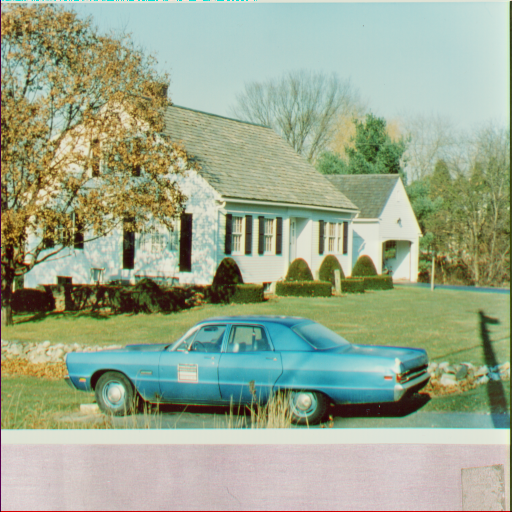
#> input picture data/house.tiff, 512 x 512 px
$ python playground.py
#> lines starting #> are read from the running program, lines starting #| are printed output that depends on the picture
import cv2
import numpy as np


def main():
    image = cv2.imread("../data/house.tiff", 1)
#> image is the input picture: shape (512, 512, 3); mean B, G, R 142.2, 168.2, 155.4

    blue, green, red = cv2.split(image)
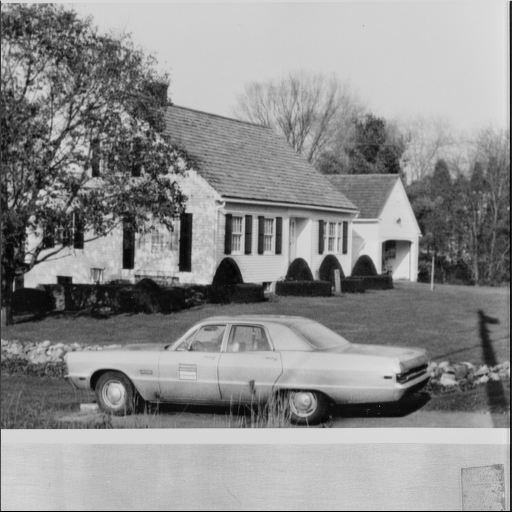
#> blue: shape (512, 512); min 0, max 226, mean 142.2
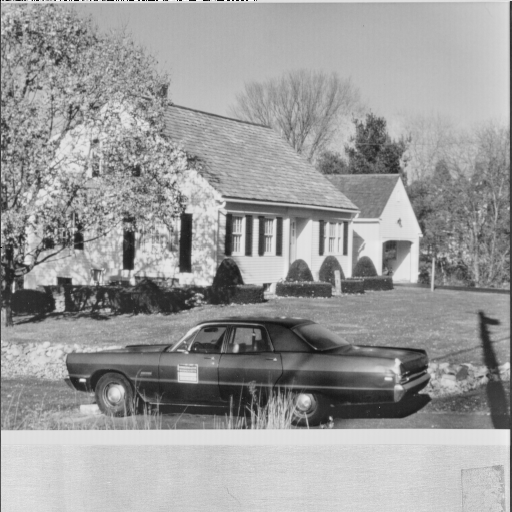
#> red: shape (512, 512); min 0, max 255, mean 155.4
    rows, columns, channels = image.shape
#> rows = 512; columns = 512; channels = 3

    output = np.empty((rows, columns * 3, 3), np.uint8)

    output[:, 0:columns] = cv2.merge([blue, blue, blue])
    output[:, columns:columns * 2] = cv2.merge([green, green, green])
    output[:, columns * 2:columns * 3] = cv2.merge([red, red, red])
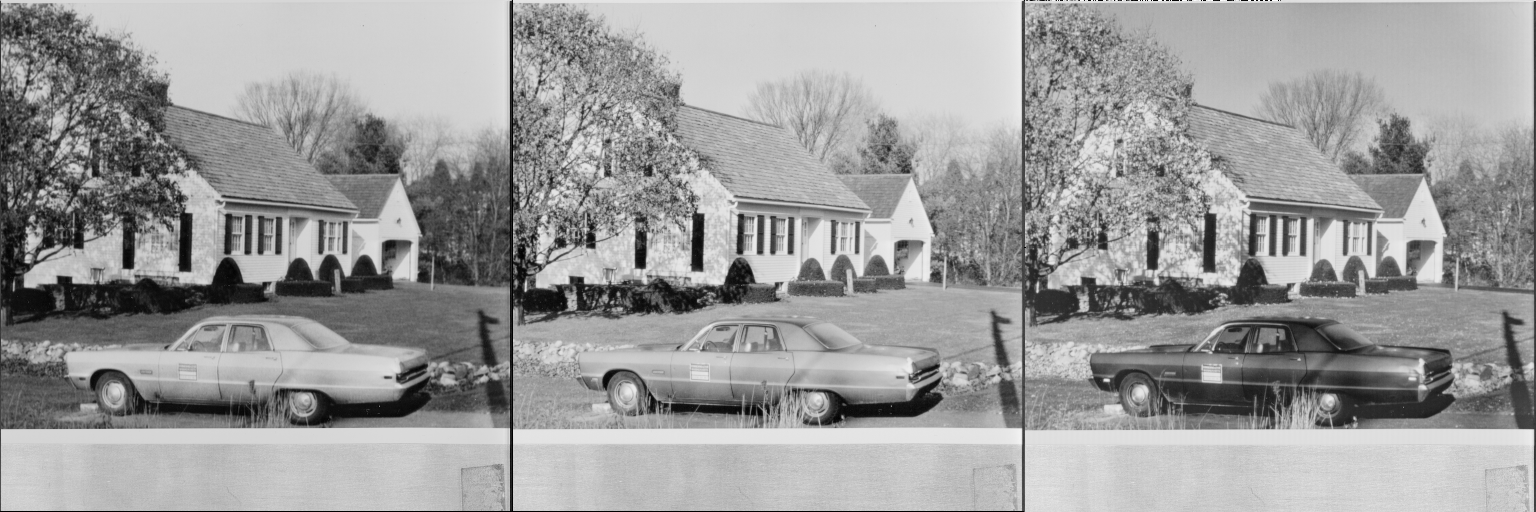
#> output: shape (512, 1536, 3); min 0, max 255, mean 155.3

    hsvimage = cv2.cvtColor(image, cv2.COLOR_BGR2HSV)
#> hsvimage: shape (512, 512, 3); mean H, S, V 54, 74.2, 174.4
    hue, satr, vlue = cv2.split(hsvimage)
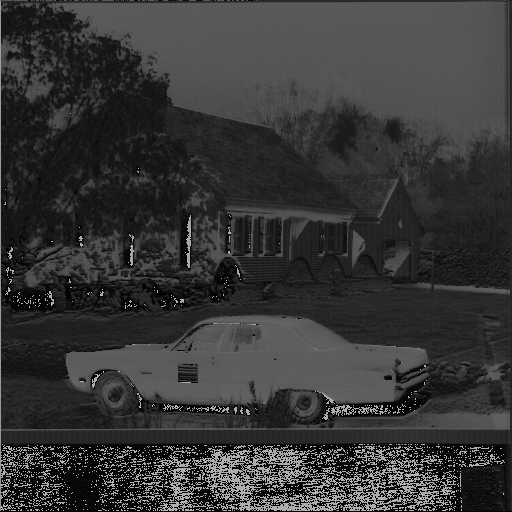
#> hue: shape (512, 512); min 0, max 179, mean 54
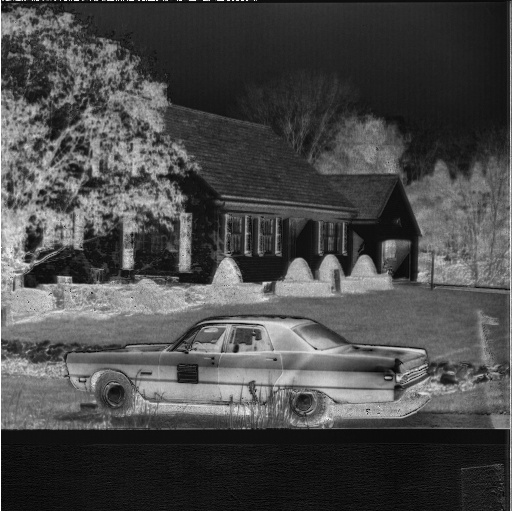
#> satr: shape (512, 512); min 0, max 255, mean 74.2
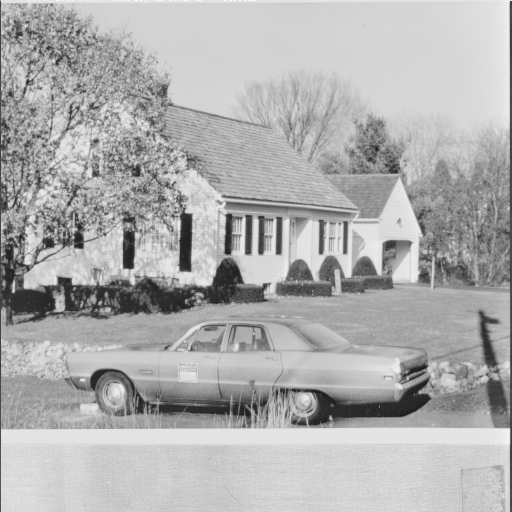
#> vlue: shape (512, 512); min 26, max 255, mean 174.4
    hsvoutput = np.concatenate((hue, satr, vlue), axis=1)
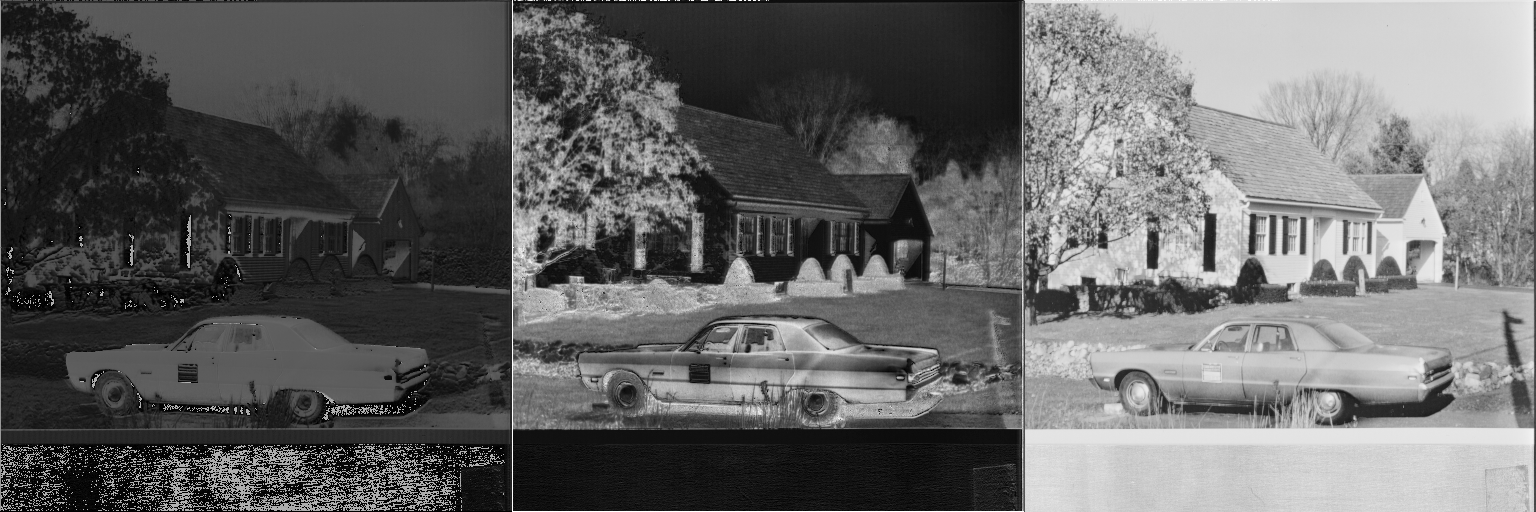
#> hsvoutput: shape (512, 1536); min 0, max 255, mean 100.9

    cv2.imshow("Sample Image", image)
    cv2.imshow("Output Image", output)
    cv2.imshow("HSV Image", hsvoutput)

    cv2.waitKey(0)
    cv2.destroyAllWindows()


if __name__ == '__main__':
    main()

$ run again, with data/4.1.03.tiff copied over data/house.tiff
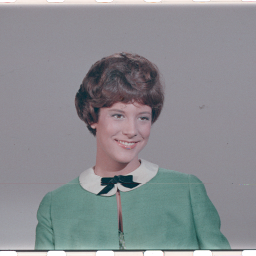
#> input picture data/4.1.03.tiff, 256 x 256 px
#> in main, image is the input picture: shape (256, 256, 3); mean B, G, R 144, 140, 137.6
#> hsvimage: shape (256, 256, 3); mean H, S, V 121.5, 26.6, 147.2
#> in main, `hue, satr, vlue = cv2.split(hsvimage)`:
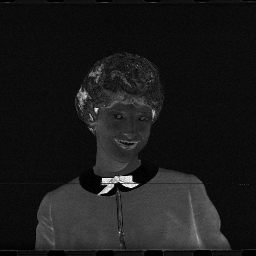
#> satr: shape (256, 256); min 0, max 251, mean 26.6
#> in main, `hsvoutput = np.concatenate((hue, satr, vlue), axis=1)`:
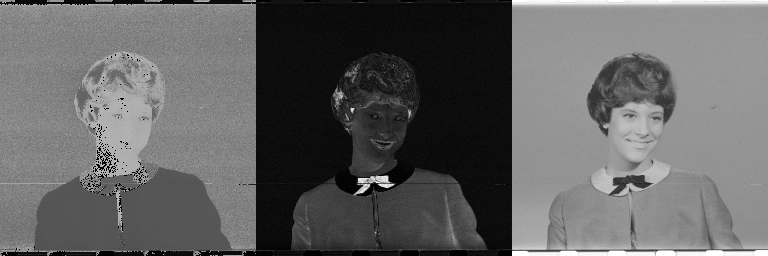
#> hsvoutput: shape (256, 768); min 0, max 255, mean 98.4
